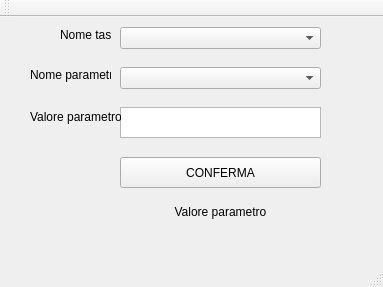
<?xml version="1.0" encoding="UTF-8"?>
<ui version="4.0">
 <class>MainWindow</class>
 <widget class="QMainWindow" name="MainWindow">
  <property name="geometry">
   <rect>
    <x>0</x>
    <y>0</y>
    <width>383</width>
    <height>287</height>
   </rect>
  </property>
  <property name="sizePolicy">
   <sizepolicy hsizetype="Fixed" vsizetype="Fixed">
    <horstretch>0</horstretch>
    <verstretch>0</verstretch>
   </sizepolicy>
  </property>
  <property name="minimumSize">
   <size>
    <width>383</width>
    <height>287</height>
   </size>
  </property>
  <property name="maximumSize">
   <size>
    <width>383</width>
    <height>287</height>
   </size>
  </property>
  <property name="windowTitle">
   <string>MainWindow</string>
  </property>
  <widget class="QWidget" name="centralWidget">
   <widget class="QComboBox" name="cmbTask">
    <property name="geometry">
     <rect>
      <x>120</x>
      <y>10</y>
      <width>201</width>
      <height>22</height>
     </rect>
    </property>
   </widget>
   <widget class="QLabel" name="label">
    <property name="geometry">
     <rect>
      <x>60</x>
      <y>10</y>
      <width>51</width>
      <height>16</height>
     </rect>
    </property>
    <property name="text">
     <string>Nome task</string>
    </property>
   </widget>
   <widget class="QComboBox" name="cmbParameter">
    <property name="geometry">
     <rect>
      <x>120</x>
      <y>50</y>
      <width>201</width>
      <height>22</height>
     </rect>
    </property>
   </widget>
   <widget class="QLabel" name="label_2">
    <property name="geometry">
     <rect>
      <x>30</x>
      <y>50</y>
      <width>81</width>
      <height>16</height>
     </rect>
    </property>
    <property name="text">
     <string>Nome parametro</string>
    </property>
   </widget>
   <widget class="QTextEdit" name="txtValue">
    <property name="geometry">
     <rect>
      <x>120</x>
      <y>90</y>
      <width>201</width>
      <height>31</height>
     </rect>
    </property>
   </widget>
   <widget class="QLabel" name="label_3">
    <property name="geometry">
     <rect>
      <x>30</x>
      <y>90</y>
      <width>91</width>
      <height>20</height>
     </rect>
    </property>
    <property name="text">
     <string>&lt;html&gt;&lt;head/&gt;&lt;body&gt;&lt;p&gt;Valore parametro&lt;/p&gt;&lt;/body&gt;&lt;/html&gt;</string>
    </property>
   </widget>
   <widget class="QPushButton" name="buttConfirm">
    <property name="geometry">
     <rect>
      <x>120</x>
      <y>140</y>
      <width>201</width>
      <height>31</height>
     </rect>
    </property>
    <property name="text">
     <string>CONFERMA</string>
    </property>
   </widget>
   <widget class="QLabel" name="lblInfo">
    <property name="geometry">
     <rect>
      <x>120</x>
      <y>180</y>
      <width>201</width>
      <height>31</height>
     </rect>
    </property>
    <property name="text">
     <string>&lt;html&gt;&lt;head/&gt;&lt;body&gt;&lt;p&gt;Valore parametro&lt;/p&gt;&lt;/body&gt;&lt;/html&gt;</string>
    </property>
    <property name="alignment">
     <set>Qt::AlignCenter</set>
    </property>
   </widget>
  </widget>
  <widget class="QMenuBar" name="menuBar">
   <property name="geometry">
    <rect>
     <x>0</x>
     <y>0</y>
     <width>383</width>
     <height>21</height>
    </rect>
   </property>
  </widget>
  <widget class="QToolBar" name="mainToolBar">
   <attribute name="toolBarArea">
    <enum>TopToolBarArea</enum>
   </attribute>
   <attribute name="toolBarBreak">
    <bool>false</bool>
   </attribute>
  </widget>
  <widget class="QStatusBar" name="statusBar"/>
 </widget>
 <layoutdefault spacing="6" margin="11"/>
 <resources/>
 <connections/>
</ui>
